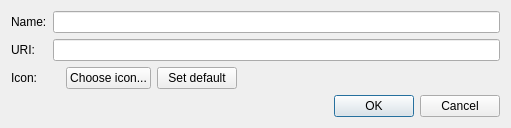
<?xml version="1.0" encoding="UTF-8"?>
<ui version="4.0">
 <class>ShortcutSettings</class>
 <widget class="QDialog" name="ShortcutSettings">
  <property name="windowModality">
   <enum>Qt::NonModal</enum>
  </property>
  <property name="geometry">
   <rect>
    <x>0</x>
    <y>0</y>
    <width>511</width>
    <height>127</height>
   </rect>
  </property>
  <property name="sizePolicy">
   <sizepolicy hsizetype="Fixed" vsizetype="Fixed">
    <horstretch>0</horstretch>
    <verstretch>0</verstretch>
   </sizepolicy>
  </property>
  <property name="windowTitle">
   <string>Shortcut settings</string>
  </property>
  <property name="windowIcon">
   <iconset>
    <normaloff>:/plugins/shortcut_manager/icons/icon.png</normaloff>:/plugins/shortcut_manager/icons/icon.png</iconset>
  </property>
  <property name="modal">
   <bool>true</bool>
  </property>
  <layout class="QVBoxLayout" name="verticalLayout">
   <property name="sizeConstraint">
    <enum>QLayout::SetMinAndMaxSize</enum>
   </property>
   <item>
    <layout class="QGridLayout" name="gridLayout">
     <property name="sizeConstraint">
      <enum>QLayout::SetMinAndMaxSize</enum>
     </property>
     <property name="bottomMargin">
      <number>0</number>
     </property>
     <item row="0" column="1">
      <widget class="QLineEdit" name="_shortcutName_le">
       <property name="sizePolicy">
        <sizepolicy hsizetype="Preferred" vsizetype="Fixed">
         <horstretch>0</horstretch>
         <verstretch>0</verstretch>
        </sizepolicy>
       </property>
       <property name="text">
        <string/>
       </property>
      </widget>
     </item>
     <item row="2" column="0">
      <widget class="QLabel" name="label_2">
       <property name="sizePolicy">
        <sizepolicy hsizetype="Fixed" vsizetype="Preferred">
         <horstretch>0</horstretch>
         <verstretch>0</verstretch>
        </sizepolicy>
       </property>
       <property name="text">
        <string>URI:</string>
       </property>
      </widget>
     </item>
     <item row="0" column="0">
      <widget class="QLabel" name="label">
       <property name="sizePolicy">
        <sizepolicy hsizetype="Fixed" vsizetype="Preferred">
         <horstretch>0</horstretch>
         <verstretch>0</verstretch>
        </sizepolicy>
       </property>
       <property name="text">
        <string>Name:</string>
       </property>
      </widget>
     </item>
     <item row="2" column="1">
      <widget class="QLineEdit" name="_shortcutURI_le">
       <property name="sizePolicy">
        <sizepolicy hsizetype="Expanding" vsizetype="Fixed">
         <horstretch>0</horstretch>
         <verstretch>0</verstretch>
        </sizepolicy>
       </property>
      </widget>
     </item>
     <item row="3" column="0">
      <widget class="QLabel" name="label_3">
       <property name="sizePolicy">
        <sizepolicy hsizetype="Fixed" vsizetype="Preferred">
         <horstretch>0</horstretch>
         <verstretch>0</verstretch>
        </sizepolicy>
       </property>
       <property name="text">
        <string>Icon:</string>
       </property>
      </widget>
     </item>
     <item row="3" column="1">
      <layout class="QHBoxLayout" name="horizontalLayout_5">
       <property name="leftMargin">
        <number>0</number>
       </property>
       <item>
        <widget class="QLabel" name="_shortcutIcon_l">
         <property name="sizePolicy">
          <sizepolicy hsizetype="Fixed" vsizetype="Fixed">
           <horstretch>0</horstretch>
           <verstretch>0</verstretch>
          </sizepolicy>
         </property>
         <property name="lineWidth">
          <number>0</number>
         </property>
         <property name="text">
          <string notr="true"/>
         </property>
         <property name="pixmap">
          <pixmap resource="../resources.qrc">:/plugins/shortcut_manager/icons/icon.png</pixmap>
         </property>
         <property name="scaledContents">
          <bool>false</bool>
         </property>
         <property name="alignment">
          <set>Qt::AlignLeading|Qt::AlignLeft|Qt::AlignVCenter</set>
         </property>
         <property name="indent">
          <number>0</number>
         </property>
         <property name="textInteractionFlags">
          <set>Qt::NoTextInteraction</set>
         </property>
        </widget>
       </item>
       <item>
        <widget class="QPushButton" name="_changeIconBtn">
         <property name="sizePolicy">
          <sizepolicy hsizetype="Fixed" vsizetype="Fixed">
           <horstretch>0</horstretch>
           <verstretch>0</verstretch>
          </sizepolicy>
         </property>
         <property name="text">
          <string>Choose icon...</string>
         </property>
        </widget>
       </item>
       <item>
        <widget class="QPushButton" name="pbSetDefaultIcon">
         <property name="text">
          <string>Set default</string>
         </property>
        </widget>
       </item>
       <item>
        <spacer name="horizontalSpacer">
         <property name="orientation">
          <enum>Qt::Horizontal</enum>
         </property>
         <property name="sizeHint" stdset="0">
          <size>
           <width>40</width>
           <height>20</height>
          </size>
         </property>
        </spacer>
       </item>
      </layout>
     </item>
    </layout>
   </item>
   <item>
    <widget class="QDialogButtonBox" name="buttonBox">
     <property name="sizePolicy">
      <sizepolicy hsizetype="Expanding" vsizetype="Fixed">
       <horstretch>0</horstretch>
       <verstretch>0</verstretch>
      </sizepolicy>
     </property>
     <property name="styleSheet">
      <string notr="true"/>
     </property>
     <property name="orientation">
      <enum>Qt::Horizontal</enum>
     </property>
     <property name="standardButtons">
      <set>QDialogButtonBox::Cancel|QDialogButtonBox::Ok</set>
     </property>
     <property name="centerButtons">
      <bool>false</bool>
     </property>
    </widget>
   </item>
  </layout>
 </widget>
 <resources>
 </resources>
 <connections>
  <connection>
   <sender>buttonBox</sender>
   <signal>accepted()</signal>
   <receiver>ShortcutSettings</receiver>
   <slot>accept()</slot>
   <hints>
    <hint type="sourcelabel">
     <x>248</x>
     <y>254</y>
    </hint>
    <hint type="destinationlabel">
     <x>157</x>
     <y>274</y>
    </hint>
   </hints>
  </connection>
  <connection>
   <sender>buttonBox</sender>
   <signal>rejected()</signal>
   <receiver>ShortcutSettings</receiver>
   <slot>reject()</slot>
   <hints>
    <hint type="sourcelabel">
     <x>316</x>
     <y>260</y>
    </hint>
    <hint type="destinationlabel">
     <x>286</x>
     <y>274</y>
    </hint>
   </hints>
  </connection>
 </connections>
</ui>
